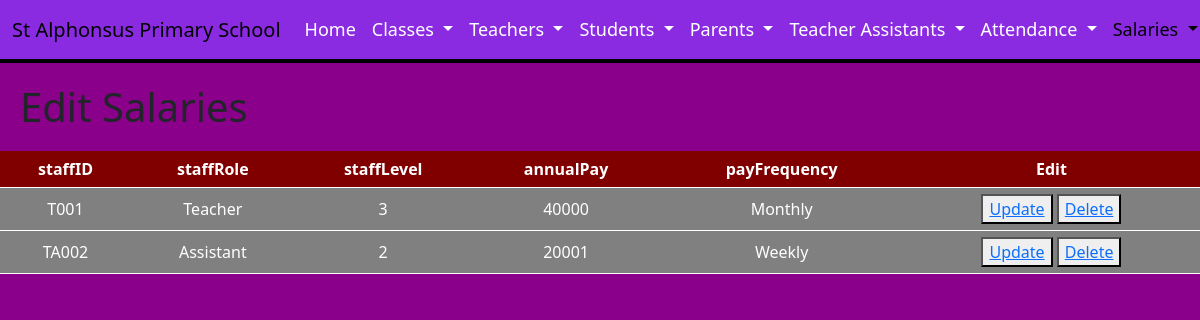
Page /DigitalWebsite/EditSalaryHTML.php on the earlier database version.
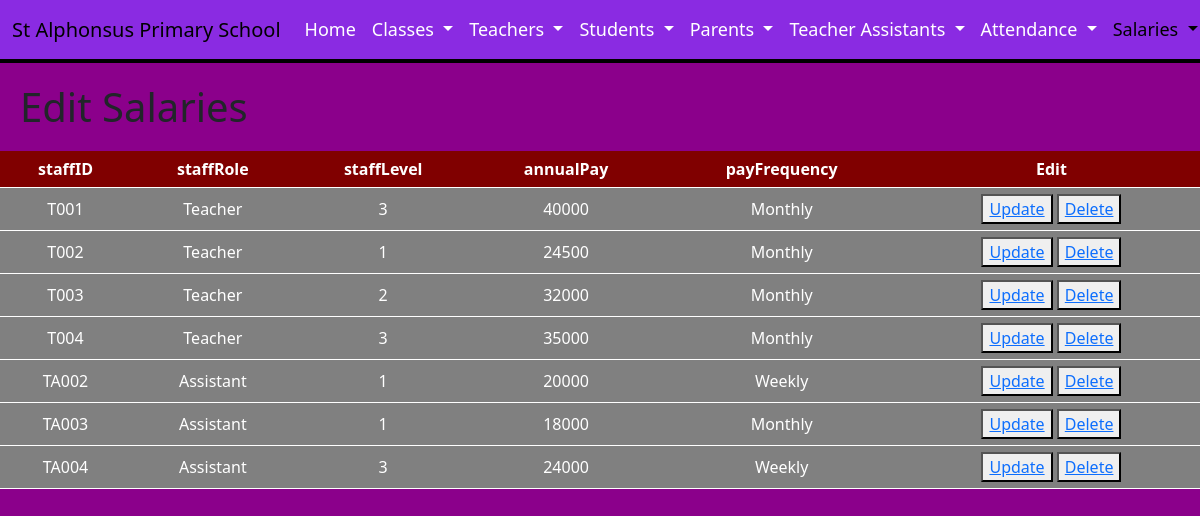
Same page on the later database version.
### tables this page shows
CREATE TABLE `salaries` (
  `staffID` varchar(50) NOT NULL,
  `staffRole` varchar(50) NOT NULL,
  `staffLevel` varchar(50) DEFAULT NULL,
  `annualPay` decimal(10,0) DEFAULT NULL,
  `payFrequency` varchar(50) DEFAULT NULL
);

### DigitalWebsite/EditSalaryHTML.php (the view, shortened to what this page needs)
<!DOCTYPE html>
  <html lang="en">
    <head>
      <link href="https://cdn.jsdelivr.net/npm/bootstrap@5.3.2/dist/css/bootstrap.min.css" rel="stylesheet">
    </head>
    <body>
      <nav class="navbar navbar-expand-lg bg-maroon">
        <div class="container-fluid">
          <a class="navbar-brand" href="index.html">St Alphonsus Primary School</a>
          <div class="collapse navbar-collapse" id="navbarNavDropdown">
            <ul class="navbar-nav">
              <li class="nav-item">
                <a class="nav-link" href="index.html">Home</a>
              </li>
              <li class="nav-item dropdown">
                <a class="nav-link dropdown-toggle" href="#" role="button" data-bs-toggle="dropdown" aria-expanded="false">
                  Classes
                </a>
              </li>
              <li class="nav-item dropdown">
                <a class="nav-link dropdown-toggle" href="#" role="button" data-bs-toggle="dropdown" aria-expanded="false">
                  Teachers
                </a>
              </li>
              <li class="nav-item dropdown">
                <a class="nav-link dropdown-toggle" href="#" role="button" data-bs-toggle="dropdown" aria-expanded="false">
                  Students
                </a>
              </li>
              <li class="nav-item dropdown">
                <a class="nav-link dropdown-toggle" href="#" role="button" data-bs-toggle="dropdown" aria-expanded="false">
                  Parents
                </a>
              </li>
              <li class="nav-item dropdown">
                <a class="nav-link dropdown-toggle" href="#" role="button" data-bs-toggle="dropdown" aria-expanded="false">
                  Teacher Assistants
                </a>
              </li>
              <li class="nav-item dropdown">
                <a class="nav-link dropdown-toggle" href="#" role="button" data-bs-toggle="dropdown" aria-expanded="false">
                  Attendance
                </a>
              </li>
              <li class="nav-item dropdown">
                <a class="nav-link dropdown-toggle active" href="#" role="button" data-bs-toggle="dropdown" aria-expanded="false">
                  Salaries
                </a>
              </li>
            </ul>
          </div>
        </div>
      </nav>
      <h1>Edit Salaries</h1>
      <table>
        <tr>
        <th>staffID</th>
        <th>staffRole</th>
        <th>staffLevel</th>
        <th>annualPay</th>
        <th>payFrequency</th>
        <th>Edit</th>
        </tr>
        <?php
          $servername = "127.0.0.1";
          $username = "root";
          $password = "";
          $database = "school";
          $conn = new mysqli($servername, $username, $password, $database);
          $query = "SELECT staffID, staffRole, staffLevel, annualPay, payFrequency FROM salaries";
          $result = mysqli_query($conn, $query);
          while ($row = mysqli_fetch_assoc($result)) {
              echo "<tr>";
              echo "<td>" . $row['staffID'] . "</td>";
              echo "<td>" . $row['staffRole'] . "</td>";
              echo "<td>" . $row['staffLevel'] . "</td>";
              echo "<td>" . $row['annualPay'] . "</td>";
              echo "<td>" . $row['payFrequency'] . "</td>";
              echo "<td> <button><a href='EditSalaryUpdate.php?id=".$row['staffID']."'>Update</a></button>
              <button><a href='EditSalaryDelete.php?id=".$row['staffID']."'>Delete</a></button></td>";
              echo "</tr>";
          }
        ?>
      </table>
    </body>
</html>

Differences in the rows shown:
added salaries: staffID "T002", staffRole "Teacher", staffLevel "1", annualPay "24500", payFrequency "Monthly"
added salaries: staffID "T003", staffRole "Teacher", staffLevel "2", annualPay "32000", payFrequency "Monthly"
added salaries: staffID "T004", staffRole "Teacher", staffLevel "3", annualPay "35000", payFrequency "Monthly"
changed salaries "TA002": staffLevel "2" → "1"; annualPay "20001" → "20000"
added salaries: staffID "TA003", staffRole "Assistant", staffLevel "1", annualPay "18000", payFrequency "Monthly"
added salaries: staffID "TA004", staffRole "Assistant", staffLevel "3", annualPay "24000", payFrequency "Weekly"
